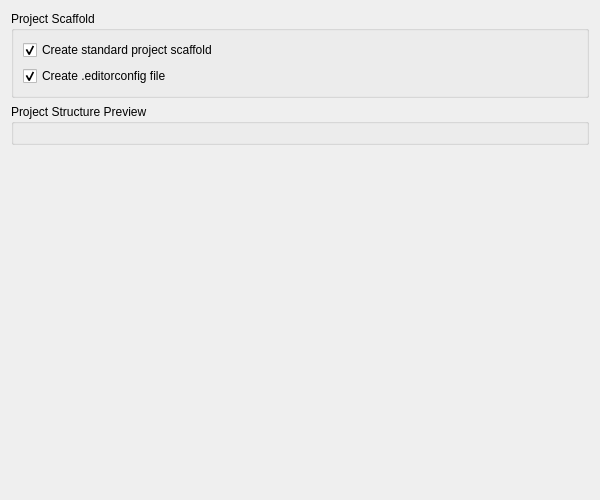
<?xml version="1.0" encoding="UTF-8"?>
<ui version="4.0">
 <class>ScaffoldTab</class>
 <widget class="QWidget" name="ScaffoldTab">
  <property name="geometry">
   <rect>
    <x>0</x>
    <y>0</y>
    <width>600</width>
    <height>500</height>
   </rect>
  </property>
  <layout class="QVBoxLayout" name="layout">
   <item>
    <widget class="QGroupBox" name="scaffold_group">
     <property name="title">
      <string>Project Scaffold</string>
     </property>
     <layout class="QVBoxLayout" name="scaffold_layout">
      <item>
       <widget class="QCheckBox" name="create_scaffold_check">
        <property name="text">
         <string>Create standard project scaffold</string>
        </property>
        <property name="checked">
         <bool>true</bool>
        </property>
       </widget>
      </item>
      <item>
       <widget class="QCheckBox" name="create_editorconfig_check">
        <property name="text">
         <string>Create .editorconfig file</string>
        </property>
        <property name="checked">
         <bool>true</bool>
        </property>
       </widget>
      </item>
     </layout>
    </widget>
   </item>
   <item>
    <widget class="QGroupBox" name="preview_group">
     <property name="title">
      <string>Project Structure Preview</string>
     </property>
     <layout class="QVBoxLayout" name="preview_layout">
      <!-- Custom FolderTreeWidget will be added programmatically -->
     </layout>
    </widget>
   </item>
   <item>
    <spacer name="verticalSpacer">
     <property name="orientation">
      <enum>Qt::Vertical</enum>
     </property>
     <property name="sizeHint" stdset="0">
      <size>
       <width>20</width>
       <height>40</height>
      </size>
     </property>
    </spacer>
   </item>
  </layout>
 </widget>
 <resources/>
 <connections/>
</ui>
